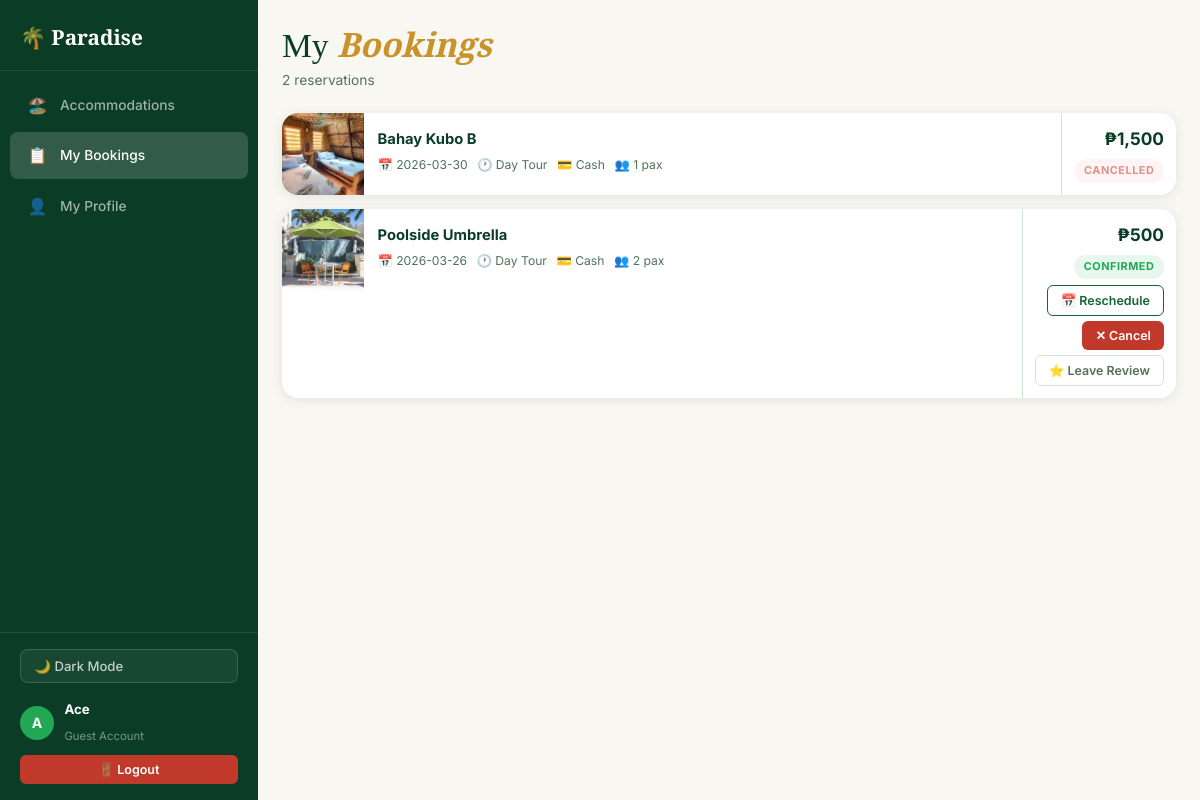
Page /guest/my-bookings (signed in) on the committed database.
### tables this page shows
CREATE TABLE reservations (
            id             INTEGER PRIMARY KEY AUTOINCREMENT,
            cottage_id     INTEGER NOT NULL REFERENCES cottages(id) ON DELETE CASCADE,
            guest_username TEXT    NOT NULL,
            date           TEXT    NOT NULL,
            shift          TEXT    NOT NULL,
            payment_method TEXT    NOT NULL,
            reference_no   TEXT,
            total_price    REAL    NOT NULL,
            status         TEXT    DEFAULT 'confirmed',
            created_at     TEXT    DEFAULT (datetime('now'))
        , guest_email TEXT, is_walkin INTEGER DEFAULT 0, num_guests INTEGER DEFAULT 1);

CREATE TABLE cottages (
            id          INTEGER PRIMARY KEY AUTOINCREMENT,
            name        TEXT    UNIQUE NOT NULL,
            price       REAL    NOT NULL,
            inclusions  TEXT,
            image_path  TEXT,
            is_active   INTEGER DEFAULT 1,
            created_at  TEXT    DEFAULT (datetime('now'))
        , max_guests INTEGER DEFAULT 2, policy TEXT DEFAULT '');

### app/controllers/guest_controller.py (the view)
@guest_bp.route('/my-bookings')
@login_required
def my_bookings():
    bookings = ReservationModel.get_by_user(session['user'])
    for b in bookings:
        b['has_review'] = ReviewModel.exists(b['id'])
    return render_template('my_bookings.html', bookings=bookings,
                           user=session['user'])

### app/__init__.py (called while the page is built)
def generate_csrf():
    if '_csrf_token' not in session:
        session['_csrf_token'] = secrets.token_hex(32)
    return session['_csrf_token']

### app/controllers/auth_controller.py (called while the page is built)
def login_required(f):
    from functools import wraps
    @wraps(f)
    def d(*a, **kw):
        if 'user' not in session: return redirect(url_for('auth.login'))
        return f(*a, **kw)
    return d

### app/models/resort_model.py (called while the page is built)
def get_db():
    conn = sqlite3.connect(DB_PATH)
    conn.row_factory = sqlite3.Row
    conn.execute("PRAGMA foreign_keys = ON")
    return conn

    @staticmethod
    def get_by_user(username):
        c = get_db()
        rows = c.execute("""
            SELECT r.*, c.name as cottage_name, c.image_path, c.id as cottage_id
            FROM reservations r JOIN cottages c ON r.cottage_id=c.id
            WHERE r.guest_username=? ORDER BY r.created_at DESC
        """, (username,)).fetchall()
        c.close(); return [dict(r) for r in rows]

    @staticmethod
    def exists(reservation_id):
        c = get_db()
        row = c.execute("SELECT id FROM reviews WHERE reservation_id=?", (reservation_id,)).fetchone()
        c.close(); return row is not None

### app/views/templates/my_bookings.html (shortened to what this page needs)
{% extends 'base.html' %}
{% block body %}
<div class="app">
  <aside class="sidebar" id="sidebar" aria-label="Main navigation">
    <div class="sb-top"><div class="sb-brand">🌴 Paradise</div><button class="sb-close" id="sbClose" type="button" aria-label="Close menu">✕</button></div>
    <nav class="sb-nav">
      <a href="{{ url_for('guest.dashboard') }}" class="sb-link"><span aria-hidden="true">🏖️</span> Accommodations</a>
      <a href="{{ url_for('guest.my_bookings') }}" class="sb-link active" aria-current="page"><span aria-hidden="true">📋</span> My Bookings</a>
      <a href="{{ url_for('auth.profile') }}" class="sb-link"><span aria-hidden="true">👤</span> My Profile</a>
    </nav>
    <div class="sb-footer">
      <button class="theme-toggle" id="themeToggle" type="button" aria-label="Toggle dark mode">🌙 Dark Mode</button>
      <div class="sb-user">
        <div class="sb-avatar" aria-hidden="true">{{ user[0].upper() }}</div>
        <div class="sb-user-info"><strong>{{ user }}</strong><small>Guest Account</small></div>
      </div>
      <a href="{{ url_for('auth.logout') }}" class="btn btn-danger btn-sm btn-full" aria-label="Logout">🚪 Logout</a>
    </div>
  </aside>
  <div class="app-main" id="main-content">
    <header class="app-header">
      <div class="app-header-info">
        <h1>My <em>Bookings</em></h1>
        <p>{{ bookings|length }} reservation{{ 's' if bookings|length != 1 }}</p>
      </div>
    </header>
    <div class="page-body">
      {% if not bookings %}
      <div class="no-results">
        <div class="no-results-icon" aria-hidden="true">🏖️</div>
        <h3>No bookings yet!</h3>
        <p>Start planning your paradise getaway.</p>
        <a href="{{ url_for('guest.dashboard') }}" class="btn btn-primary" style="margin-top:1.25rem">Browse Accommodations →</a>
      </div>
      {% else %}
      <div class="booking-list" role="list" aria-label="Your bookings">
        {% for b in bookings %}
        <div class="bk-row {% if b.status == 'cancelled' %}bk-row-cancelled{% endif %}" id="bk-{{ b.id }}" role="listitem">
          <img class="bk-img" src="{{ url_for('static', filename='images/' + b.image_path) }}" alt="{{ b.cottage_name }}" loading="lazy" onerror="this.src='{{ url_for('static', filename='images/welcome.jpg') }}'"/>
          <div class="bk-info">
            <h4>{{ b.cottage_name }}</h4>
            <div class="bk-meta">
              <span>📅 {{ b.date }}</span>
              <span>🕐 {{ 'Day Tour' if 'Day' in b.shift else 'Night Tour' }}</span>
              <span>💳 {{ b.payment_method|title }}</span>
              {% if b.num_guests %}<span>👥 {{ b.num_guests }} pax</span>{% endif %}
            </div>
          </div>
          <div class="bk-right">
            <div class="bk-total">₱{{ '{:,.0f}'.format(b.total_price) }}</div>
            <span class="bk-badge bk-{{ b.status }}" role="status">{{ b.status|title }}</span>
            {% if b.status == 'confirmed' %}
            <div class="bk-actions">
              <button type="button" class="btn btn-outline btn-sm reschedule-btn"
                      data-id="{{ b.id }}"
                      data-cottage="{{ b.cottage_name }}"
                      data-cid="{{ b.cottage_id }}"
                      data-date="{{ b.date }}"
                      data-shift="{{ b.shift }}"
                      data-price="{{ b.total_price }}"
                      aria-label="Reschedule booking for {{ b.cottage_name }}">
                📅 Reschedule
              </button>
              <button type="button" class="btn btn-danger btn-sm cancel-btn"
                      data-id="{{ b.id }}"
                      data-cottage="{{ b.cottage_name }}"
                      data-date="{{ b.date }}"
                      data-total="{{ b.total_price }}"
                      data-url="{{ url_for('guest.cancel_booking', rid=b.id) }}"
                      aria-label="Cancel booking for {{ b.cottage_name }}">
                ✕ Cancel
              </button>
            </div>
            {% endif %}
            {% if b.status == 'confirmed' and not b.has_review %}
            <button type="button" class="btn btn-ghost btn-sm review-btn"
                    data-id="{{ b.id }}"
                    data-cottage="{{ b.cottage_name }}"
                    aria-label="Leave a review for {{ b.cottage_name }}">
              ⭐ Leave Review
            </button>
            {% elif b.has_review %}
            <span style="font-size:.75rem;color:var(--g2)" aria-label="You have reviewed this booking">✅ Reviewed</span>
            {% endif %}
          </div>
        </div>
        {% endfor %}
      </div>
      {% endif %}
    </div>
  </div>
</div>
{% endblock %}

### rows in the picture
reservations: image_path (picture), cottage_name "Bahay Kubo B", date "2026-03-30", shift "Day Tour", payment_method "Cash", num_guests "1", total_price "1,500", status "CANCELLED"
reservations: image_path (picture), cottage_name "Poolside Umbrella", date "2026-03-26", shift "Day Tour", payment_method "Cash", num_guests "2", total_price "500", status "CONFIRMED"

### other values in the picture
{{ user[0].upper() }} "A"
{{ user }} "Ace"
{{ bookings|length }} "2"
{{ 's' if bookings|length != 1 }} "s"
